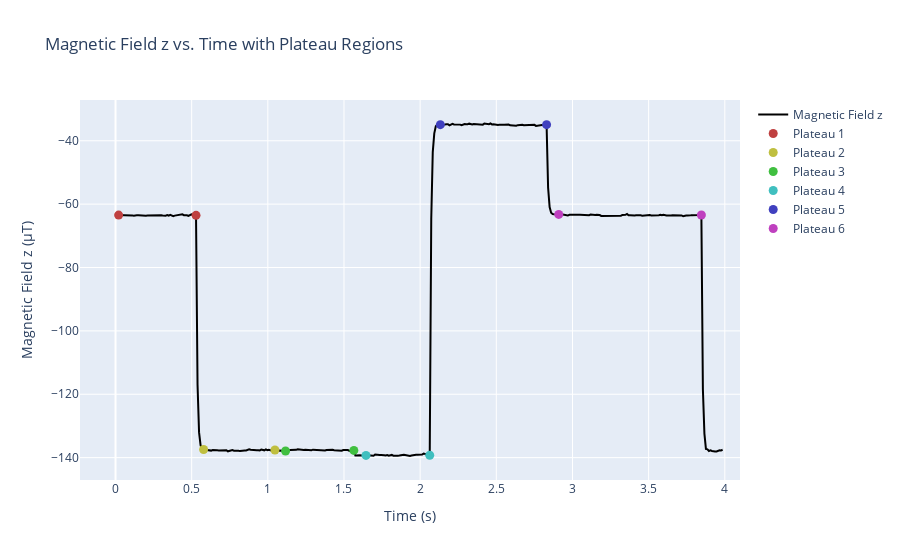

Notebook cell for this chart:
### Code cell
# analyze plateaus and indices for all axes
# Print the values of the second key in plateau_regions_dict
second_key_x = list(plateau_regions.keys())[1]  # 0 = x, 1 = y, 2 = z
plateau_regions_values = plateau_regions[second_key_x]

print(f"Plateau regions for {second_key_x}:")
start_list = []
end_list = []
for start_index, end_index in plateau_regions_values:
    start_list.append(start_index)
    end_list.append(end_index)
    print(f"Start index: {start_index}, End index: {end_index}")

# Create a line plot of Magnetic Field x vs. Time
fig = go.Figure()
fig.add_trace(go.Scatter(x=df_trunc['Time (s)'], y=df_trunc['Magnetic Field z (µT)'],
                         mode='lines', name='Magnetic Field z', line=dict(color='black')))

# Iterate through each pair of start and end indices
for i, (start_index, end_index) in enumerate(zip(start_list, end_list)):
    # Extract x and y values for the pair
    x_values = [df_trunc.loc[start_index, 'Time (s)'], df_trunc.loc[end_index, 'Time (s)']]
    y_values = [df_trunc.loc[start_index, 'Magnetic Field z (µT)'], df_trunc.loc[end_index, 'Magnetic Field z (µT)']]

    # Assign a different color to each pair
    color = f"hsl({i * 360 / len(start_list)}, 50%, 50%)"  # Adjust saturation and lightness as needed

    # Add a scatter trace for the pair with the assigned color
    fig.add_trace(go.Scatter(x=x_values, y=y_values, mode='markers', marker=dict(color=color, size=9),
                             name=f'Plateau {i+1}'))

# Update layout
fig.update_layout(title='Magnetic Field z vs. Time with Plateau Regions',
                  xaxis_title='Time (s)',
                  yaxis_title='Magnetic Field z (µT)')

# Show the plot
fig.show()

### Figure 1 — Plotly figure (JSON) as saved in the notebook; plotly's stock layout.template omitted (floating-point values rounded to 4 significant figures; data arrays with more than 128 entries replaced by an {"elided": "..."} marker saying what was removed)
{"data": [{"line": {"color": "black"}, "mode": "lines", "name": "Magnetic Field z", "type": "scatter", "x": {"elided": "400 float values"}, "y": {"elided": "400 float values"}}, {"marker": {"color": "hsl(0.0, 50%, 50%)", "size": 9}, "mode": "markers", "name": "Plateau 1", "type": "scatter", "x": [0.02047, 0.5286], "y": [-63.46, -63.53]}, {"marker": {"color": "hsl(60.0, 50%, 50%)", "size": 9}, "mode": "markers", "name": "Plateau 2", "type": "scatter", "x": [0.5784, 1.047], "y": [-137.4, -137.6]}, {"marker": {"color": "hsl(120.0, 50%, 50%)", "size": 9}, "mode": "markers", "name": "Plateau 3", "type": "scatter", "x": [1.116, 1.565], "y": [-137.9, -137.7]}, {"marker": {"color": "hsl(180.0, 50%, 50%)", "size": 9}, "mode": "markers", "name": "Plateau 4", "type": "scatter", "x": [1.644, 2.063], "y": [-139.3, -139.2]}, {"marker": {"color": "hsl(240.0, 50%, 50%)", "size": 9}, "mode": "markers", "name": "Plateau 5", "type": "scatter", "x": [2.133, 2.83], "y": [-34.91, -34.92]}, {"marker": {"color": "hsl(300.0, 50%, 50%)", "size": 9}, "mode": "markers", "name": "Plateau 6", "type": "scatter", "x": [2.91, 3.846], "y": [-63.23, -63.42]}], "layout": {"title": {"text": "Magnetic Field z vs. Time with Plateau Regions"}, "xaxis": {"title": {"text": "Time (s)"}}, "yaxis": {"title": {"text": "Magnetic Field z (µT)"}}}}
